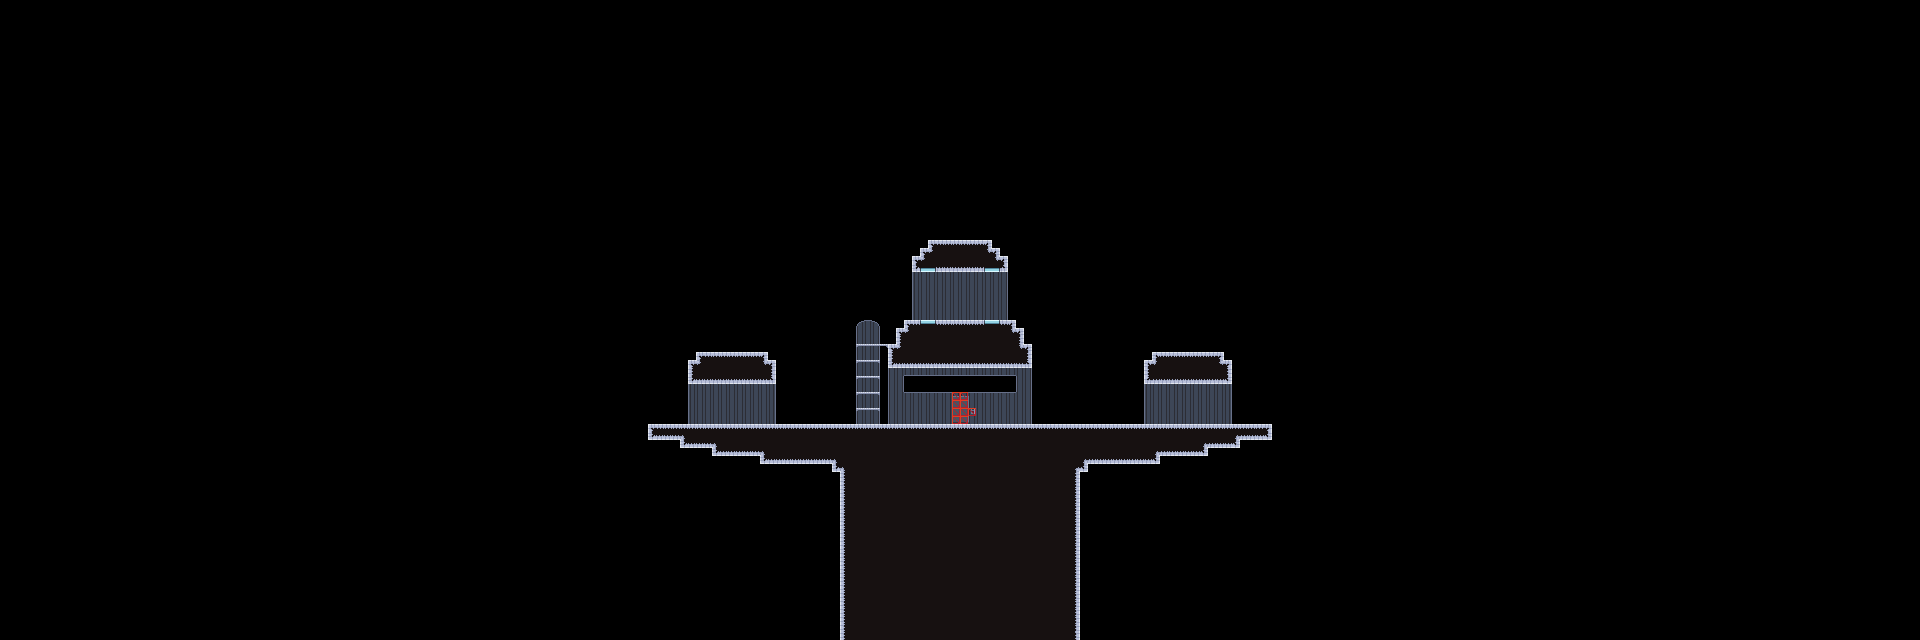

Below is a game level as drawn by its tile map, then a one-line description and the .tmx that defines it (tile-layer data replaced by summaries):
An orthogonal 240x80 tile map with 8x8 px tiles, 8 tile layers (water_bg, walls, base, buildings, ...), 2 tilesets and 4 objects.

<map version="1.4" tiledversion="1.4.2" orientation="orthogonal" renderorder="right-down" width="240" height="80" tilewidth="8" tileheight="8" infinite="0" nextlayerid="46" nextobjectid="7">
 <properties>
  <property name="darkLevel" value="0.75" />
  <property name="name" value="Sixth Stratum" />
  <property name="season" value="defer" />
 </properties>
 <tileset firstgid="1" name="updtileset" tilewidth="8" tileheight="8" spacing="2" margin="1" tilecount="400" columns="10">
  <image source="updtileset.png" trans="ff00ff" width="100" height="400" />
 </tileset>
 <tileset firstgid="401" name="towntileset" tilewidth="8" tileheight="8" tilecount="4500" columns="125">
  <image source="towntileset.png" trans="ff00ff" width="1000" height="288" />
 </tileset>
 <layer id="37" name="water_bg" width="240" height="80">
  <data>[19200 cells, 0 non-empty, 0 distinct tile ids]</data>
 </layer>
 <layer id="38" name="walls" width="240" height="80">
  <data>[19200 cells, 316 non-empty, 8 distinct tile ids]</data>
 </layer>
 <layer id="39" name="base" width="240" height="80">
  <data>[19200 cells, 1242 non-empty, 22 distinct tile ids]</data>
 </layer>
 <layer id="40" name="buildings" width="240" height="80">
  <data>[19200 cells, 12 non-empty, 12 distinct tile ids]</data>
 </layer>
 <layer id="41" name="water" width="240" height="80">
  <data>[19200 cells, 0 non-empty, 0 distinct tile ids]</data>
 </layer>
 <layer id="42" name="grass" width="240" height="80">
  <data>[19200 cells, 0 non-empty, 0 distinct tile ids]</data>
 </layer>
 <layer id="43" name="ADDON" width="240" height="80">
  <data>[19200 cells, 0 non-empty, 0 distinct tile ids]</data>
 </layer>
 <layer id="44" name="blocker" width="240" height="80">
  <data>[19200 cells, 9 non-empty, 1 distinct tile ids]</data>
 </layer>
 <objectgroup id="6" name="entity">
  <object id="6" x="952" y="424">
   <properties>
    <property name="entity" value="door" />
    <property name="width" value="2" />
   </properties>
   <point />
  </object>
 </objectgroup>
 <objectgroup id="45" name="lighting" />
 <objectgroup id="19" name="pathing" visible="0" />
 <objectgroup id="10" name="waypoints">
  <object id="1" x="960" y="424">
   <properties>
    <property name="name" value="SPapexEntrance" />
   </properties>
   <point />
  </object>
 </objectgroup>
 <objectgroup id="7" name="spawnzones" visible="0" />
 <objectgroup id="8" name="transitions" visible="0">
  <object id="2" x="944" y="401" width="48.75" height="49.75">
   <properties>
    <property name="animation" value="down" />
    <property name="areaSpawn" value="SPs4exit" />
    <property name="areaTo" value="S4" />
    <property name="automatic" value="no" />
   </properties>
  </object>
 </objectgroup>
 <objectgroup id="20" name="sounds" visible="0" />
 <objectgroup id="15" name="zones" visible="0" />
 <objectgroup id="18" name="subareas" visible="0">
  <object id="3" x="848" y="256" width="448" height="288">
   <properties>
    <property name="name" value="apex" />
   </properties>
  </object>
 </objectgroup>
 <objectgroup id="16" name="cutscenes" visible="0" />
 <objectgroup id="9" name="fishingzones" visible="0" />
</map>
